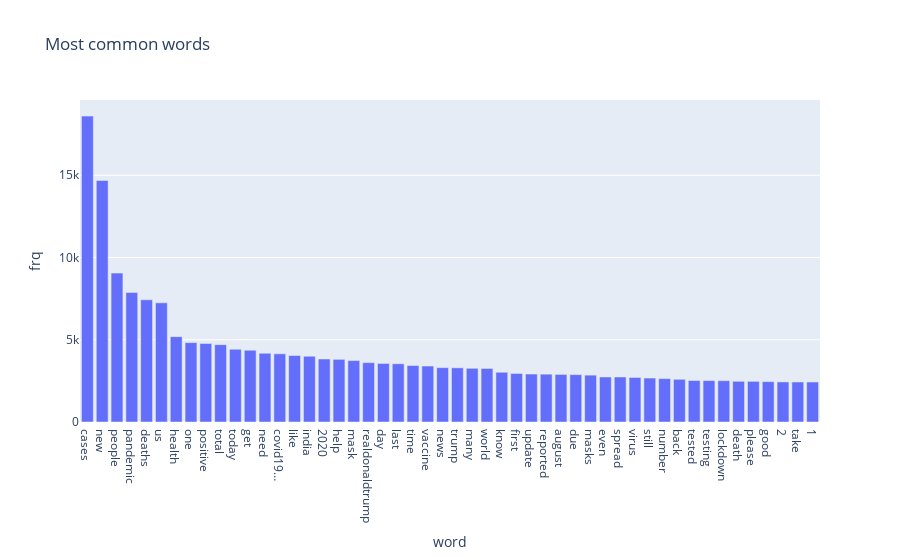

This figure's notebook cell:
### Code cell
px.bar(words_df, x='word',y='frq',title='Most common words')

### Figure 1 — Plotly figure (JSON) as saved in the notebook; plotly's stock layout.template omitted (floating-point values rounded to 4 significant figures)
{"data": [{"alignmentgroup": "True", "hovertemplate": "word=%{x}<br>frq=%{y}<extra></extra>", "legendgroup": "", "marker": {"color": "#636efa"}, "name": "", "offsetgroup": "", "orientation": "v", "showlegend": false, "textposition": "auto", "type": "bar", "x": ["cases", "new", "people", "pandemic", "deaths", "us", "health", "one", "positive", "total", "today", "get", "need", "covid19…", "like", "india", "2020", "help", "mask", "realdonaldtrump", "day", "last", "time", "vaccine", "news", "trump", "many", "world", "know", "first", "update", "reported", "august", "due", "masks", "even", "spread", "virus", "still", "number", "back", "tested", "testing", "lockdown", "death", "please", "good", "2", "take", "1"], "xaxis": "x", "y": [18596, 14683, 9053, 7869, 7429, 7245, 5188, 4825, 4773, 4701, 4420, 4365, 4178, 4143, 4042, 3999, 3830, 3809, 3735, 3608, 3558, 3540, 3431, 3403, 3306, 3295, 3263, 3255, 3025, 2951, 2916, 2909, 2892, 2880, 2848, 2736, 2735, 2706, 2671, 2638, 2596, 2522, 2518, 2511, 2474, 2472, 2453, 2435, 2434, 2432], "yaxis": "y"}], "layout": {"barmode": "relative", "legend": {"tracegroupgap": 0}, "title": {"text": "Most common words"}, "xaxis": {"anchor": "y", "domain": [0, 1], "title": {"text": "word"}}, "yaxis": {"anchor": "x", "domain": [0, 1], "title": {"text": "frq"}}}}
